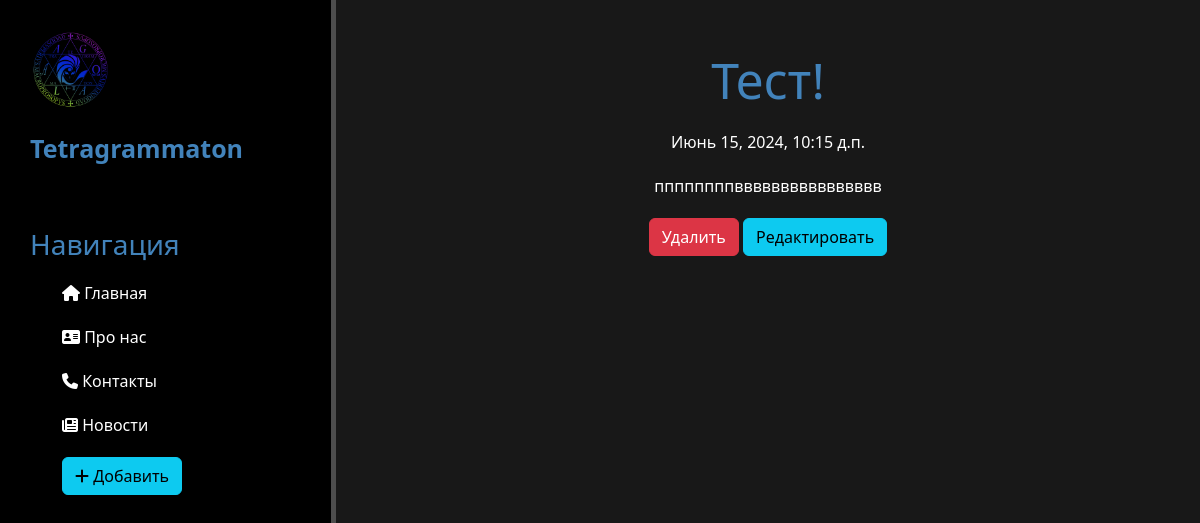
Screenshot of /news/7 with the database file from the repository.
### news/models.py (models this page shows, shortened)
class Articles(models.Model):
    title = models.CharField('Название', max_length=50)
    anons = models.CharField('Анонс', max_length=250)
    full = models.TextField('Статья')
    date = models.DateTimeField('Дата публикации')
    class Meta:
        verbose_name = 'Новость'
        verbose_name_plural = 'Новости'

### news/views.py (the view)
# urls.py: path('<int:pk>', views.NewsDetailView.as_view(), name='news-detail'),
class NewsDetailView(DetailView):
    model = Articles
    template_name = 'news/details_view.html'
    context_object_name = 'article'

### news/templates/news/details_view.html (shortened to what this page needs)
{% extends 'main/layout.html' %}
{% block content %}
    <div class="features">
        <h1>{{ article.title }}</h1>
        <p>{{ article.date }}</p>
        <p>{{ article.full }}</p>
        <a href="{% url 'news-delete' article.id %}" class="btn btn-danger">Удалить</a>
        <a href="{% url 'news-update' article.id %}" class="btn btn-info">Редактировать</a>
    </div>
{% endblock %}

### main/static/main/css/main.css (style rules this page uses)
body { background: #181818; }
main .features { float: left; color: #fff; margin-top: 50px; text-align: center; width: 72%; }
main .features h1 { font-size: 50px; color: #4283bb; }
main .features p { max-width: 400px; margin: 20px auto }

### rows the page displays
Articles: title "Тест!", date "Июнь 15, 2024, 10:15 д.п.", full "ппппппппвввввввввввввввв"
